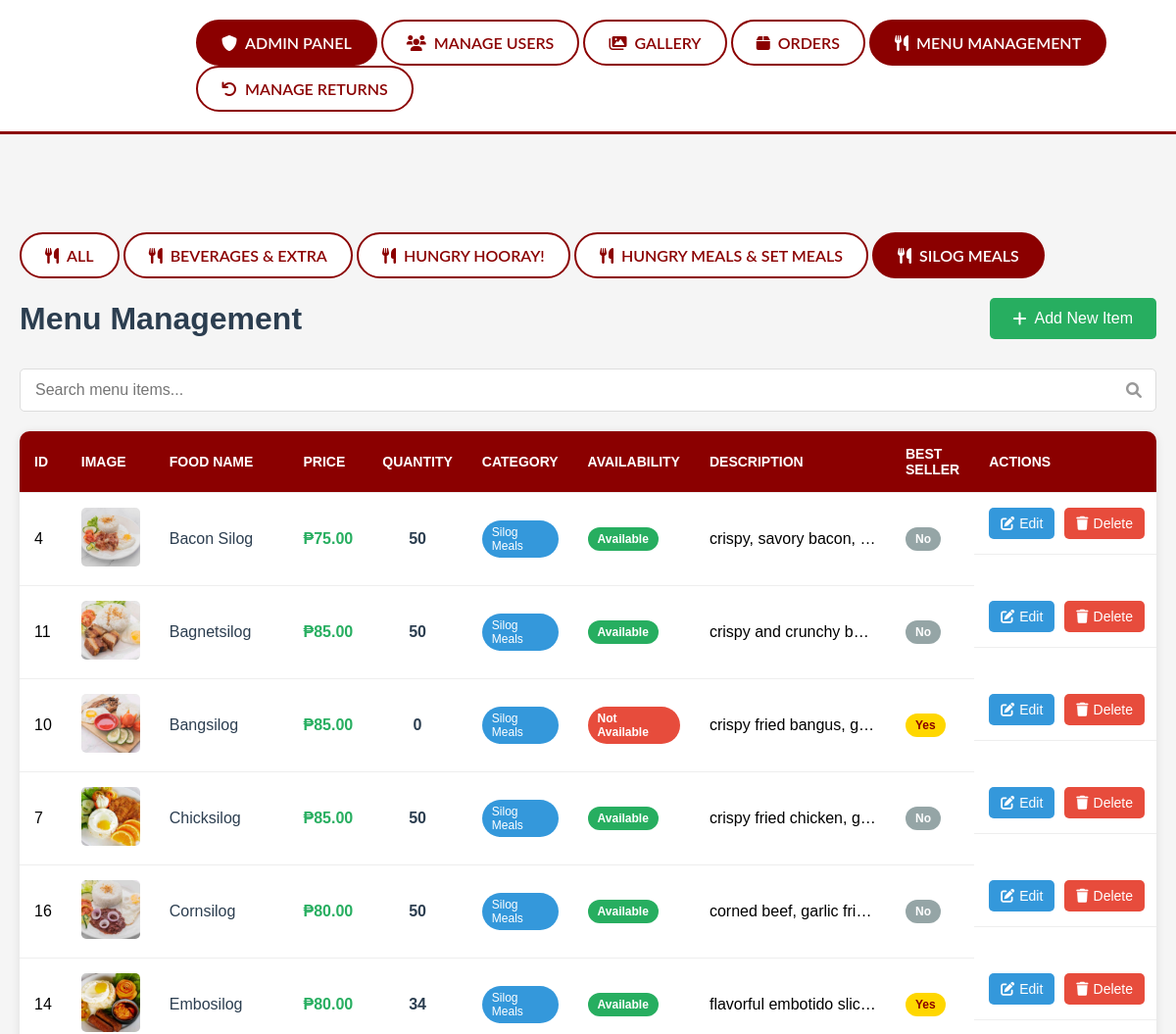
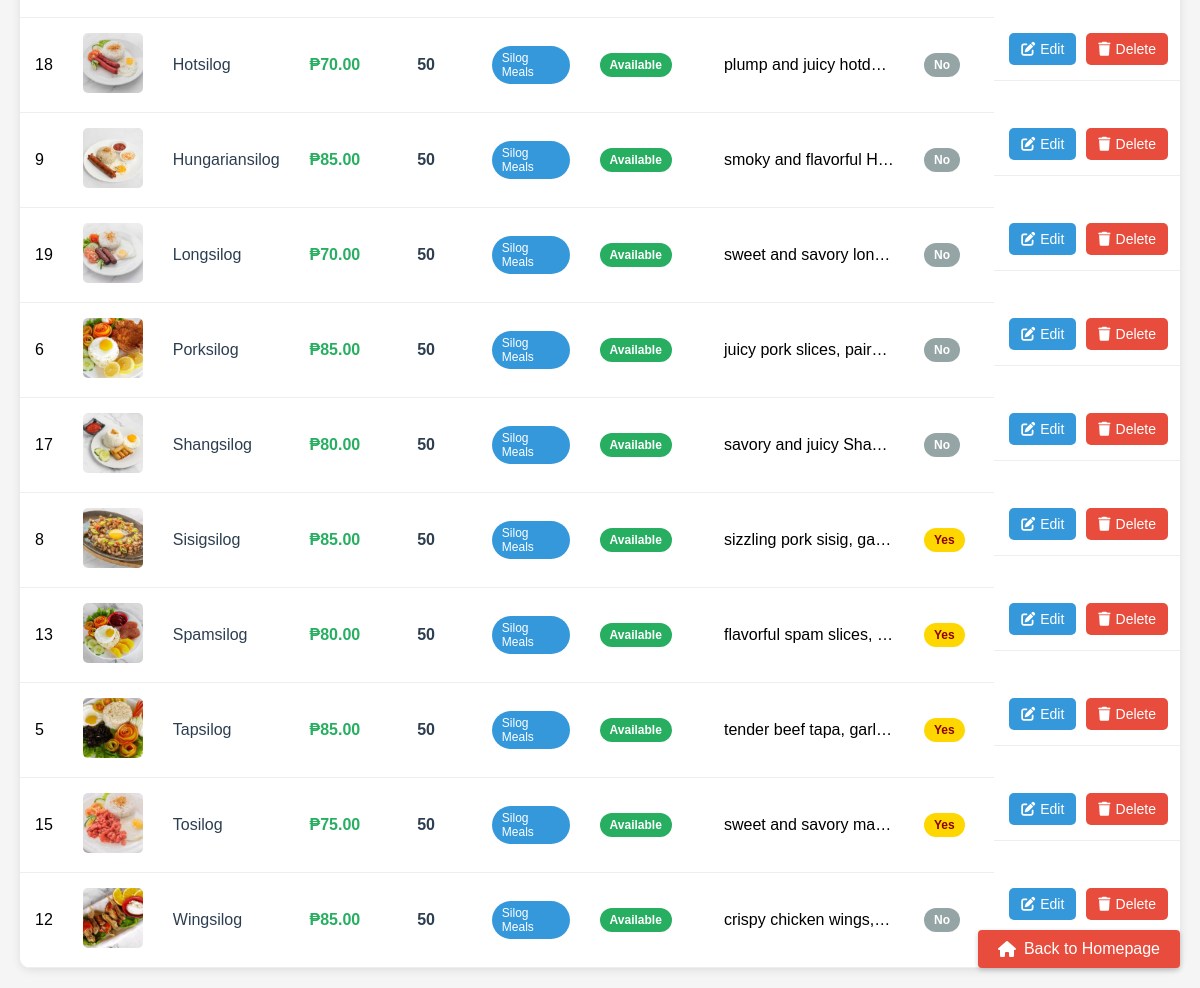
The app's page /MenuManagement.php?category=Silog+Meals (signed in) with its own data (2 pictures, top to bottom).
### tables this page shows
CREATE TABLE `fooditems` (
  `foodId` int(11) NOT NULL,
  `foodName` varchar(251) NOT NULL,
  `image_path` varchar(251) NOT NULL,
  `price` decimal(10,2) NOT NULL,
  `quantity` int(11) NOT NULL,
  `category` varchar(251) NOT NULL,
  `availability` enum('Available','Not Available','','') NOT NULL,
  `description` text NOT NULL,
  `bestSeller` enum('Yes','No','','') NOT NULL DEFAULT 'No'
);

### MenuManagement.php (the view, shortened to what this page needs)
<?php
require 'db.php';
$categorySql = "SELECT DISTINCT category FROM fooditems ORDER BY category";
$categoryResult = $conn->query($categorySql);
$categories = [];
while ($row = $categoryResult->fetch_assoc()) {
    $categories[] = $row['category'];
}
?>
<!DOCTYPE html>
<html>
<head>
    <link rel="stylesheet" href="https://cdnjs.cloudflare.com/ajax/libs/font-awesome/6.0.0/css/all.min.css">
</head>
<body>
<div class="admin-panel">
    <div class="category-tabs">
        <div class="admin-title">
            <i class="fas fa-shield-alt"></i> Admin Panel
        </div>
        <a href="Manageusers.php" class="category-tab <?php echo basename($_SERVER['PHP_SELF']) == 'Manageusers.php' ? 'active' : ''; ?>">
            <i class="fas fa-users"></i> Manage Users
        </a>
        <a href="gallery_admin.php" class="category-tab <?php echo basename($_SERVER['PHP_SELF']) == 'gallery_admin.php' ? 'active' : ''; ?>">
            <i class="fas fa-images"></i> Gallery
        </a>
        <a href="orders.php" class="category-tab <?php echo basename($_SERVER['PHP_SELF']) == 'orders.php' ? 'active' : ''; ?>">
            <i class="fas fa-box"></i> Orders
        </a>
        <a href="MenuManagement.php" class="category-tab <?php echo basename($_SERVER['PHP_SELF']) == 'MenuManagement.php' ? 'active' : ''; ?>">
            <i class="fas fa-utensils"></i> Menu Management
        </a>
        <a href="Returns.php" class="category-tab <?php echo basename($_SERVER['PHP_SELF']) == 'manage_returns.php' ? 'active' : ''; ?>">
            <i class="fas fa-undo"></i> Manage Returns
        </a>
    </div>
</div>
    <div class="main-content">
        <div class="category-tabs" style="margin-left: 0; margin-bottom: 20px;">
            <a href="MenuManagement.php" class="category-tab <?php echo !isset($_GET['category']) ? 'active' : ''; ?>">
                <i class="fas fa-utensils"></i> All
            </a>
            <?php foreach ($categories as $cat): ?>
                <a href="MenuManagement.php?category=<?php echo urlencode($cat); ?>" class="category-tab <?php echo isset($_GET['category']) && $_GET['category'] == $cat ? 'active' : ''; ?>">
                    <i class="fas fa-utensils"></i> <?php echo htmlspecialchars($cat); ?>
                </a>
            <?php endforeach; ?>
        </div>
        <div class="page-header">
            <h1 class="page-title">Menu Management</h1>
            <button class="add-btn" onclick="openAddModal()">
                <i class="fas fa-plus"></i> Add New Item
            </button>
        </div>
        <div class="search-bar">
            <input type="text" class="search-input" id="searchInput" placeholder="Search menu items...">
            <i class="fas fa-search search-icon"></i>
        </div>
        <div class="menu-table">
            <div class="table-container">
                <?php
                $sql = "SELECT * FROM fooditems";
                if (isset($_GET['category']) && !empty($_GET['category'])) {
                    $selectedCategory = $conn->real_escape_string($_GET['category']);
                    $sql .= " WHERE category = '$selectedCategory'";
                }
                $sql .= " ORDER BY category, foodName";
                $result = $conn->query($sql);
                ?>
                <?php if ($result->num_rows > 0): ?>
                <table id="menuTable">
                    <thead>
                        <tr>
                            <th>ID</th>
                            <th>Image</th>
                            <th>Food Name</th>
                            <th>Price</th>
                            <th>Quantity</th>
                            <th>Category</th>
                            <th>Availability</th>
                            <th>Description</th>
                            <th>Best Seller</th>
                            <th>Actions</th>
                        </tr>
                    </thead>
                    <tbody>
                        <?php while($row = $result->fetch_assoc()): ?>
                        <tr>
                            <td><?php echo $row['foodId']; ?></td>
                            <td>
                                <img
                                    src="<?php echo isset($row['image_path']) && !empty($row['image_path']) ? htmlspecialchars($row['image_path']) : 'images/placeholder.jpg'; ?>"
                                    alt="<?php echo htmlspecialchars($row['foodName']); ?>"
                                    class="food-image"
                                    onerror="this.src='images/placeholder.jpg';"
                                >
                            </td>
                            <td class="food-name"><?php echo htmlspecialchars($row['foodName']); ?></td>
                            <td class="price">₱<?php echo number_format($row['price'], 2); ?></td>
                            <td class="quantity"><?php echo $row['quantity']; ?></td>
                            <td><span class="category"><?php echo htmlspecialchars($row['category']); ?></span></td>
                            <td>
                                <span class="availability <?php echo strtolower(str_replace(' ', '-', $row['availability'])); ?>">
                                    <?php echo $row['availability']; ?>
                                </span>
                            </td>
                            <td class="description-cell" title="<?php echo htmlspecialchars($row['description'] ?? ''); ?>">
                                <?php echo htmlspecialchars($row['description'] ?? ''); ?>
                            </td>
                            <td>
                                <span class="best-seller <?php echo strtolower($row['bestSeller']); ?>">
                                    <?php echo $row['bestSeller']; ?>
                                </span>
                            </td>
                            <td class="actions">
                                <button class="action-btn edit-btn" onclick="openEditModal(<?php echo htmlspecialchars(json_encode($row)); ?>)">
                                    <i class="fas fa-edit"></i> Edit
                                </button>
                                <button class="action-btn delete-btn" onclick="confirmDelete(<?php echo $row['foodId']; ?>, '<?php echo htmlspecialchars($row['foodName']); ?>')">
                                    <i class="fas fa-trash"></i> Delete
                                </button>
                            </td>
                        </tr>
                        <?php endwhile; ?>
                    </tbody>
                </table>
                <?php endif; ?>
            </div>
        </div>
    </div>
    <a href="index.php" class="back-to-home">
        <i class="fas fa-home"></i> Back to Homepage
    </a>
</body>
</html>

### MenuManagement.php (style rules this page uses)
* { margin: 0; padding: 0; box-sizing: border-box; }
body { font-family: Arial, sans-serif; background-color: #f5f5f5; }
.main-content { max-width: 1200px; margin: 80px auto 0; padding: 20px; }
.page-header { display: flex; justify-content: space-between; align-items: center; margin-bottom: 30px; }
.back-to-home { position: fixed; bottom: 20px; right: 20px; background-color: #e74c3c; color: white; padding: 10px 20px; text-decoration: none; border-radius: 4px; display: flex; align-items: center; gap: 8px; box-shadow: 0 2px 5px rgba(0,0,0,0.2); transition: background-color 0.3s; }
.page-title { font-size: 32px; color: #2c3e50; }
.add-btn { background-color: #27ae60; color: #fff; padding: 12px 24px; border: none; border-radius: 5px; font-size: 16px; cursor: pointer; display: flex; align-items: center; gap: 8px; transition: background-color 0.3s; }
.menu-table { background-color: #fff; border-radius: 10px; box-shadow: 0 2px 10px rgba(0,0,0,0.1); overflow: hidden; }
.table-container { overflow-x: hidden; }
table { width: 100%; border-collapse: collapse; }
th, td { padding: 15px; text-align: left; border-bottom: 1px solid #eee; }
th { background-color: #8B0000; color: #fff; font-weight: 600; text-transform: uppercase; font-size: 14px; }
.food-name { font-weight: 500; color: #2c3e50; }
.food-image { width: 60px; height: 60px; border-radius: 5px; object-fit: cover; }
.price { font-weight: 600; color: #27ae60; }
.quantity { font-weight: 600; color: #2c3e50; text-align: center; }
.category { background-color: #3498db; color: #fff; padding: 5px 10px; border-radius: 20px; font-size: 12px; display: inline-block; }
.availability { padding: 5px 10px; border-radius: 20px; font-size: 12px; font-weight: 600; display: inline-block; }
.availability.available { background-color: #27ae60; color: #fff; }
.availability.not-available { background-color: #e74c3c; color: #fff; }
.best-seller { padding: 5px 10px; border-radius: 20px; font-size: 12px; font-weight: 600; display: inline-block; }
.best-seller.yes { background-color: #FFD700; color: #8B0000; }
.best-seller.no { background-color: #95a5a6; color: #fff; }
.actions { display: flex; gap: 10px; }
.action-btn { padding: 8px 12px; border: none; border-radius: 5px; cursor: pointer; font-size: 14px; display: flex; align-items: center; gap: 5px; transition: all 0.3s; }
.edit-btn { background-color: #3498db; color: #fff; }
.delete-btn { background-color: #e74c3c; color: #fff; }
.search-bar { position: relative; margin-bottom: 20px; }
.search-input { width: 100%; padding: 12px 40px 12px 15px; border: 1px solid #ddd; border-radius: 5px; font-size: 16px; }
.search-icon { position: absolute; right: 15px; top: 50%; transform: translateY(-50%); color: #999; }
.description-cell { max-width: 200px; white-space: nowrap; overflow: hidden; text-overflow: ellipsis; }
.admin-panel { background-color: #ffffff; padding: 20px 0; border-bottom: 3px solid #8B0000; margin-bottom: 20px; font-family: "Lato", Helvetica; align-items: center; }
.category-tabs { max-width: 1200px; margin: 0 auto; margin-right:200px display: flex; gap: 10px; flex-wrap: wrap; font-family: "Lato", Helvetica; margin-left:200px; }
.category-tab { padding: 12px 24px; border: 2px solid #8B0000; border-radius: 30px; background-color: #fff; color: #8B0000; cursor: pointer; transition: all 0.3s; font-weight: 600; text-transform: uppercase; text-decoration: none; display: inline-flex; align-items: center; gap: 8px; }
.category-tab.active, .category-tab:hover { background-color: #8B0000; color: #fff; }
.category-tab i { font-size: 16px; }
.admin-title { padding: 12px 24px; border: 2px solid #8B0000; border-radius: 30px; background-color: #8B0000; color: #fff; font-weight: 600; text-transform: uppercase; display: inline-flex; align-items: center; gap: 8px; cursor: default; font-family: "Lato", Helvetica; }

### records on screen
fooditems: foodId "4", image_path (picture), foodName "Bacon Silog", price "75.00", quantity "50", category "Silog Meals", availability "Available", description "crispy, savory bacon,…", bestSeller "No"
fooditems: foodId "11", image_path (picture), foodName "Bagnetsilog", price "85.00", quantity "50", category "Silog Meals", availability "Available", description "crispy and crunchy b…", bestSeller "No"
fooditems: foodId "10", image_path (picture), foodName "Bangsilog", price "85.00", quantity "0", category "Silog Meals", availability "Not Available", description "crispy fried bangus, g…", bestSeller "Yes"
fooditems: foodId "7", image_path (picture), foodName "Chicksilog", price "85.00", quantity "50", category "Silog Meals", availability "Available", description "crispy fried chicken, g…", bestSeller "No"
fooditems: foodId "16", image_path (picture), foodName "Cornsilog", price "80.00", quantity "50", category "Silog Meals", availability "Available", description "corned beef, garlic fri…", bestSeller "No"
fooditems: foodId "14", image_path (picture), foodName "Embosilog", price "80.00", quantity "34", category "Silog Meals", availability "Available", description "flavorful embotido slic…", bestSeller "Yes"
fooditems: foodId "18", image_path (picture), foodName "Hotsilog", price "70.00", quantity "50", category "Silog Meals", availability "Available", description "plump and juicy hotd…", bestSeller "No"
fooditems: foodId "9", image_path (picture), foodName "Hungariansilog", price "85.00", quantity "50", category "Silog Meals", availability "Available", description "smoky and flavorful H…", bestSeller "No"
fooditems: foodId "19", image_path (picture), foodName "Longsilog", price "70.00", quantity "50", category "Silog Meals", availability "Available", description "sweet and savory lon…", bestSeller "No"
fooditems: foodId "6", image_path (picture), foodName "Porksilog", price "85.00", quantity "50", category "Silog Meals", availability "Available", description "juicy pork slices, pair…", bestSeller "No"
fooditems: foodId "17", image_path (picture), foodName "Shangsilog", price "80.00", quantity "50", category "Silog Meals", availability "Available", description "savory and juicy Sha…", bestSeller "No"
fooditems: foodId "8", image_path (picture), foodName "Sisigsilog", price "85.00", quantity "50", category "Silog Meals", availability "Available", description "sizzling pork sisig, ga…", bestSeller "Yes"
fooditems: foodId "13", image_path (picture), foodName "Spamsilog", price "80.00", quantity "50", category "Silog Meals", availability "Available", description "flavorful spam slices,…", bestSeller "Yes"
fooditems: foodId "5", image_path+foodName (picture), foodName "Tapsilog", price "85.00", quantity "50", category "Silog Meals", availability "Available", description "tender beef tapa, garl…", bestSeller "Yes"
fooditems: foodId "15", image_path+foodName (picture), foodName "Tosilog", price "75.00", quantity "50", category "Silog Meals", availability "Available", description "sweet and savory ma…", bestSeller "Yes"
fooditems: foodId "12", image_path (picture), foodName "Wingsilog", price "85.00", quantity "50", category "Silog Meals", availability "Available", description "crispy chicken wings,…", bestSeller "No"

### other values on screen
$cat "BEVERAGES & EXTRA"
$cat "HUNGRY HOORAY!"
$cat "HUNGRY MEALS & SET MEALS"
$cat "SILOG MEALS"
